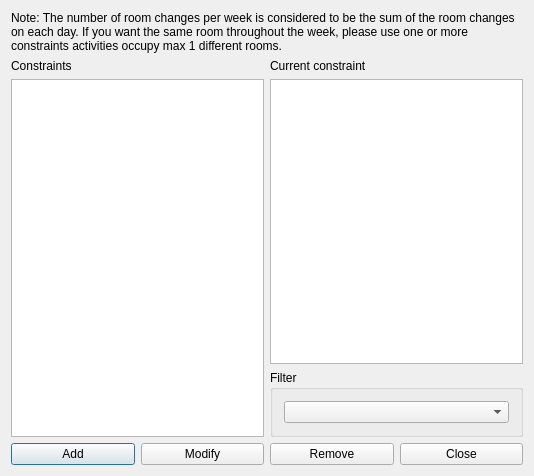
<?xml version="1.0" encoding="UTF-8"?>
<ui version="4.0">
 <class>ConstraintTeacherMaxRoomChangesPerWeekForm_template</class>
 <widget class="QDialog" name="ConstraintTeacherMaxRoomChangesPerWeekForm_template">
  <property name="geometry">
   <rect>
    <x>0</x>
    <y>0</y>
    <width>534</width>
    <height>476</height>
   </rect>
  </property>
  <property name="windowTitle">
   <string extracomment="This is the title of the dialog in which you see the list of all constraints of this type">Constraints teacher max room changes per week</string>
  </property>
  <layout class="QGridLayout" name="gridLayout_2">
   <item row="1" column="1">
    <layout class="QVBoxLayout" name="verticalLayout">
     <item>
      <widget class="QLabel" name="currentConstraintTextLabel">
       <property name="text">
        <string>Current constraint</string>
       </property>
       <property name="wordWrap">
        <bool>false</bool>
       </property>
      </widget>
     </item>
     <item>
      <widget class="QPlainTextEdit" name="currentConstraintTextEdit"/>
     </item>
    </layout>
   </item>
   <item row="3" column="0" colspan="2">
    <layout class="QHBoxLayout" name="horizontalLayout">
     <item>
      <widget class="QPushButton" name="addConstraintPushButton">
       <property name="text">
        <string>Add</string>
       </property>
      </widget>
     </item>
     <item>
      <widget class="QPushButton" name="modifyConstraintPushButton">
       <property name="text">
        <string>Modify</string>
       </property>
      </widget>
     </item>
     <item>
      <widget class="QPushButton" name="removeConstraintPushButton">
       <property name="text">
        <string>Remove</string>
       </property>
      </widget>
     </item>
     <item>
      <widget class="QPushButton" name="closePushButton">
       <property name="text">
        <string>Close</string>
       </property>
      </widget>
     </item>
    </layout>
   </item>
   <item row="2" column="1">
    <widget class="QGroupBox" name="filterGroupBox">
     <property name="title">
      <string>Filter</string>
     </property>
     <layout class="QGridLayout" name="gridLayout">
      <item row="0" column="0">
       <widget class="QComboBox" name="teachersComboBox"/>
      </item>
     </layout>
    </widget>
   </item>
   <item row="1" column="0" rowspan="2">
    <layout class="QVBoxLayout" name="verticalLayout_2">
     <item>
      <widget class="QLabel" name="constraintsTextLabel">
       <property name="frameShape">
        <enum>QFrame::NoFrame</enum>
       </property>
       <property name="frameShadow">
        <enum>QFrame::Plain</enum>
       </property>
       <property name="text">
        <string>Constraints</string>
       </property>
       <property name="wordWrap">
        <bool>false</bool>
       </property>
      </widget>
     </item>
     <item>
      <widget class="QListWidget" name="constraintsListWidget"/>
     </item>
    </layout>
   </item>
   <item row="0" column="0" colspan="2">
    <widget class="QLabel" name="label">
     <property name="sizePolicy">
      <sizepolicy hsizetype="Minimum" vsizetype="Minimum">
       <horstretch>0</horstretch>
       <verstretch>0</verstretch>
      </sizepolicy>
     </property>
     <property name="text">
      <string>Note: The number of room changes per week is considered to be the sum of the room changes on each day. If you want the same room throughout the week, please use one or more constraints activities occupy max 1 different rooms.</string>
     </property>
     <property name="wordWrap">
      <bool>true</bool>
     </property>
    </widget>
   </item>
  </layout>
 </widget>
 <layoutdefault spacing="6" margin="11"/>
 <resources/>
 <connections/>
</ui>
